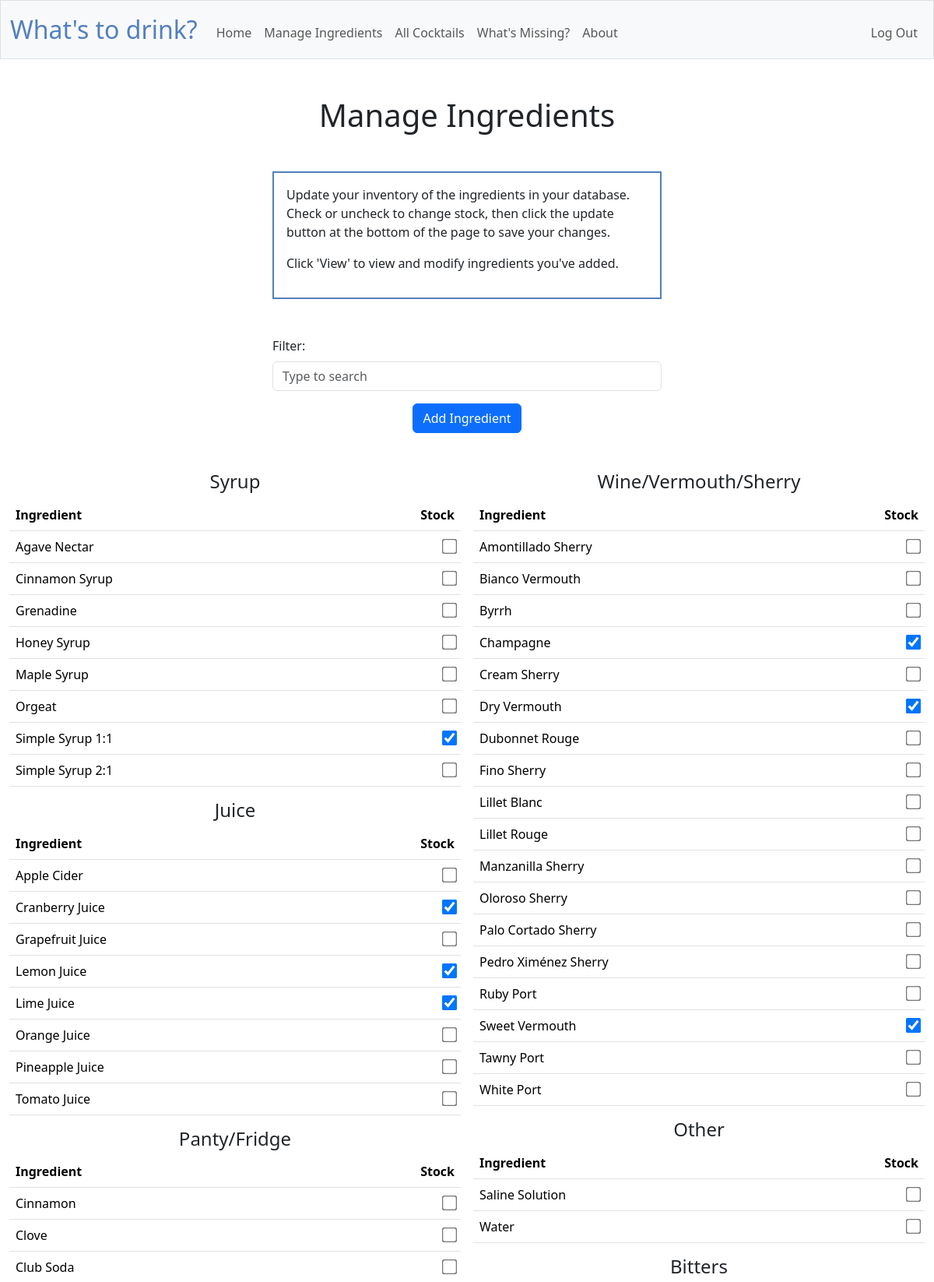
Screenshot of /manageingredients (signed in, upper part) with the database file from the repository.
### tables this page shows
CREATE TABLE common_ingredients (id INTEGER PRIMARY KEY AUTOINCREMENT NOT NULL, name TEXT NOT NULL, type TEXT, short_name TEXT, notes TEXT);

### app.py (the view, shortened to what this page needs)
@app.route("/manageingredients", methods=["GET", "POST"])
@login_required
def manageingredients():
    if request.method =="GET":
        q = request.args.get('q')
        if q is not None:
            types = db.execute("SELECT DISTINCT type FROM (SELECT 'common' AS source, ci.id AS ingredient_id, ci.name, ci.type, ci.short_name, cs.stock \
                                    FROM common_ingredients ci \
                                    LEFT JOIN common_stock cs ON ci.id = cs.ingredient_id AND cs.user_id = ? \
                                    WHERE ci.name LIKE ?\
                                    UNION SELECT 'user' AS source, i.id AS ingredient_id, i.name, i.type, i.short_name, i.stock \
                                    FROM ingredients i \
                                    WHERE i.user_id = ? AND i.name LIKE ?)", session["user_id"], '%'+q+'%', session["user_id"], '%'+q+'%')
            ingredients = db.execute("SELECT 'common' AS source, ci.id AS ingredient_id, ci.name, ci.type, ci.short_name, cs.stock, ci.notes \
                                    FROM common_ingredients ci \
                                    LEFT JOIN common_stock cs ON ci.id = cs.ingredient_id AND cs.user_id = ? \
                                    WHERE ci.name LIKE ?\
                                    UNION SELECT 'user' AS source, i.id AS ingredient_id, i.name, i.type, i.short_name, i.stock, i.notes \
                                    FROM ingredients i \
                                    WHERE i.user_id = ? AND i.name LIKE ?\
                                    ORDER BY name ASC", session["user_id"], '%'+q+'%', session["user_id"], '%'+q+'%'
                                    )
            if request.headers.get('HX-Trigger') == 'search':
                return render_template("/ingredientstable.html", ingredients=ingredients, types=types)
            else:
                return render_template("/manageingredients.html", ingredients=ingredients, types=types)
        else:
            types = db.execute("SELECT DISTINCT type FROM common_ingredients")
            ingredients = db.execute("SELECT 'common' AS source, ci.id AS ingredient_id, ci.name, ci.type, ci.short_name, cs.stock, ci.notes \
                                     FROM common_ingredients ci \
                                     LEFT JOIN common_stock cs ON ci.id = cs.ingredient_id AND cs.user_id = ? \
                                     UNION SELECT 'user' AS source, i.id AS ingredient_id, i.name, i.type, i.short_name, i.stock, i.notes \
                                     FROM ingredients i \
                                     WHERE i.user_id = ? \
                                     ORDER BY name ASC", session["user_id"], session["user_id"])
            return render_template(
                "manageingredients.html", ingredients=ingredients, types=types
            )

### app.py (called while the page is built)
@app.after_request
def after_request(response):
    response.headers["Cache-Control"] = "no-cache, no-store, must-revalidate"
    response.headers["Expires"] = 0
    response.headers["Pragma"] = "no-cache"
    return response

### helpers.py (called while the page is built)
def login_required(f):
    @wraps(f)
    def decorated_function(*args, **kwargs):
        if session.get("user_id") is None:
            return redirect("/login")
        return f(*args, **kwargs)
    return decorated_function

### templates/manageingredients.html (shortened to what this page needs)
{% extends "layout.html" %}
{% block main %}
    <h1 class="text-center mb-5">Manage Ingredients</h1>
    <div class="center explainer mb-5 p-3">
        <p>Update your inventory of the ingredients in your database. Check or uncheck to change stock, then click the update button at the bottom of the page to save your changes.</p>
        <p>Click 'View' to view and modify ingredients you've added.</p>
    </div>
    <div class="container">
        <form class="item-center center-form form-group mb-3">
            <label for="search" class="form-label">Filter:</label>
            <div class="input-group mb-3">
                <input id="search" class="form-control" type="search" name="q" placeholder="Type to search" hx-get="/manageingredients" hx-target="#ingredientstable" hx-trigger="search, keyup changed delay:300ms" value="{{ request.args.get('q') or '' }}"/>
            </div>
        </form>
        <div class="text-center">
            <button class="btn btn-primary mb-5" hx-get="/addingredientmodal2" hx-target="#ingredientModal" hx-trigger="click" type="button" data-bs-toggle="modal" data-bs-target="#ingredientModal">Add Ingredient</button>
        </div>
    </div>
    <form action="/manageingredients" id="ingredientstable" method="post">
        <div class="table-group text-center mb-3">
        {% for type in types %}
            <div class="no-break">
                <h4>{{ type.type }}</h4>
                <table class="table table-hover">
                    <thead>
                        <tr>
                            <th class="left-text">Ingredient</th>
                            <th></th>
                            <th class="right-text">Stock</th>
                        </tr>
                    </thead>
                    <tbody>
                        {% for ingredient in ingredients %}
                        {% if ingredient.type == type.type %}
                            <tr>
                                <td class="left-text">{{ ingredient.name }}</td>
                                <td class="button-cell">
                                </td>
                                {% if ingredient.stock == "on" %}
                                <td class="right-text">
                                    <input type="checkbox" id="stock_{{ ingredient.name }}" name="stock_{{ ingredient.name }}" checked>
                                </td>
                                {% else %}
                                <td class="right-text">
                                    <input type="checkbox" id="stock_{{ ingredient.name }}" name="stock_{{ ingredient.name }}" unchecked>
                                </td>
                                {% endif %}
                            </tr>
                            {% endif %}
                        {% endfor %}
                    </tbody>
                </table>
            </div>
        {% endfor %}
        </div>
    </form>
{% endblock %}

### templates/layout.html (shortened to what this page needs)
<!DOCTYPE html>
<html lang="en">
    <head>
        <link href="https://cdn.jsdelivr.net/npm/bootstrap@5.3.2/dist/css/bootstrap.min.css" rel="stylesheet">
        <script src="https://code.jquery.com/jquery-3.7.1.js"></script>        <link href="/static/styles.css" rel="stylesheet">
    </head>
    <body hx-boost="true">
        <nav class="bg-light border navbar navbar-expand-md navbar-light">
            <div class="container-fluid">
                <a class="navbar-brand" href="/whatstodrink"><span class="blue">What's to drink?</span></a>
                <div class="collapse navbar-collapse" id="navbar">
                    {% if session["user_id"] %}
                        <ul class="navbar-nav me-auto mt-2">
                            <li class="nav-item"><a class="nav-link" href="/">Home</a></li>
                            <li class="nav-item"><a class="nav-link" href="/manageingredients">Manage Ingredients</a></li>
                            <li class="nav-item"><a class="nav-link" href="/viewcocktails">All Cocktails</a></li>
                            <li class="nav-item"><a class="nav-link" href="/missingone">What's Missing?</a></li>
                            <li class="nav-item"><a class="nav-link" href="/about">About</a></li>
                        </ul>
                        <ul class="navbar-nav ms-auto mt-2">
                            <li class="nav-item"><a class="nav-link" href="/logout">Log Out</a></li>
                        </ul>
                    {% else %}
                        <ul class="navbar-nav ms-auto mt-2">
                            <li class="nav-item"><a class="nav-link" href="/register">Register</a></li>
                            <li class="nav-item"><a class="nav-link" href="/login">Log In</a></li>
                        </ul>
                    {% endif %}
                </div>
            </div>
        </nav>
        <main class="container-fluid py-5">
            {% block main %}{% endblock %}
        </main>
    </body>
</html>

### static/styles.css (style rules this page uses)
.center { margin: auto; width: 50%; padding: 10px; }
.center-form { margin: auto; max-width: 500px; }
nav .navbar-brand { font-size: xx-large; }
nav .navbar-brand .blue { color: #537fbe; }
.explainer { box-sizing: border-box; border: solid; border-color: #537fbe; border-width: 2px; margin: auto; padding: 20px; max-width: 500px; }
table { background-color: transparent; margin-left: auto; margin-right: auto; margin-bottom: 1rem; width: 350px; }
table th, table td { padding: 0.75rem; vertical-align: middle; }
input[type=checkbox] { transform: scale(1.5); margin-left: 1rem; }
.no-break { break-inside: avoid-column; }
.table-group { column-count: 6; column-width: 400px; }
.blue { color: #537fbe; }
.right-text { text-align: right; }
.left-text { text-align: left; }
.item-center { grid-column-start: 2; grid-column-end: 3; align-self: start; grid-row: 1/2; }

### rows the page displays
common_ingredients: name "Agave Nectar"
common_ingredients: name "Cinnamon Syrup"
common_ingredients: name "Grenadine"
common_ingredients: name "Honey Syrup"
common_ingredients: name "Maple Syrup"
common_ingredients: name "Orgeat"
common_ingredients: name "Simple Syrup 1:1"
common_ingredients: name "Simple Syrup 2:1"
common_ingredients: name "Apple Cider"
common_ingredients: name "Cranberry Juice"
common_ingredients: name "Grapefruit Juice"
common_ingredients: name "Lemon Juice"
common_ingredients: name "Lime Juice"
common_ingredients: name "Orange Juice"
common_ingredients: name "Pineapple Juice"
common_ingredients: name "Tomato Juice"
common_ingredients: name "Cinnamon"
common_ingredients: name "Clove"
common_ingredients: name "Club Soda"
common_ingredients: name "Amontillado Sherry"
common_ingredients: name "Bianco Vermouth"
common_ingredients: name "Byrrh"
common_ingredients: name "Champagne"
common_ingredients: name "Cream Sherry"
common_ingredients: name "Dry Vermouth"
common_ingredients: name "Dubonnet Rouge"
common_ingredients: name "Fino Sherry"
common_ingredients: name "Lillet Blanc"
common_ingredients: name "Lillet Rouge"
common_ingredients: name "Manzanilla Sherry"
common_ingredients: name "Oloroso Sherry"
common_ingredients: name "Palo Cortado Sherry"
common_ingredients: name "Pedro Ximénez Sherry"
common_ingredients: name "Ruby Port"
common_ingredients: name "Sweet Vermouth"
common_ingredients: name "Tawny Port"
common_ingredients: name "White Port"
common_ingredients: name "Saline Solution"
common_ingredients: name "Water"

### other values shown
{{ type.type }} "Syrup" "Juice" "Panty/Fridge" "Wine/Vermouth/Sherry" "Other" "Bitters"
